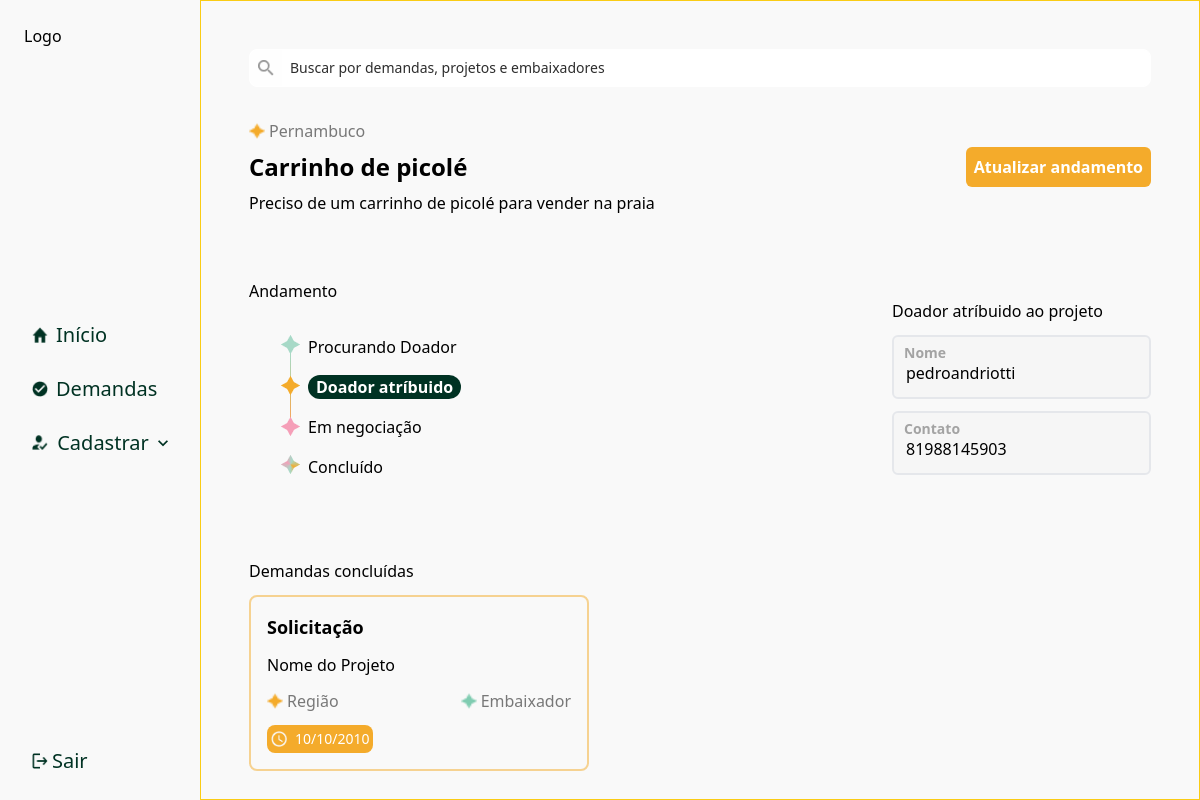
/project/1/, run on the app's committed database.
### fullapp/models.py (models this page shows)
class Demand(models.Model):
    user = models.ForeignKey(User, on_delete=models.CASCADE, null=True, blank=True)
    title = models.CharField(max_length=255, null=True, blank=True)
    description = models.CharField(max_length=255, null=True, blank=True)
    status = models.CharField(choices=get_choices(StatusEnum), default=StatusEnum.IN_ANALISYS, max_length=255, null=True, blank=True)
    region = models.CharField(choices=get_choices(RegionEnum), default=RegionEnum.PERNAMBUCO, max_length=255, null=True, blank=True)
    user = models.ForeignKey(User, on_delete=models.CASCADE, null=True, blank=True)
    created_at = models.DateTimeField(auto_now_add=True)
    def __str__(self):
        return self.title

class User(AbstractUser):
    ADMIN = 1
    AMBASSADOR = 2
    USER = 3
    ROLE_CHOICES = (
        (ADMIN, 'Admin'),
        (AMBASSADOR, 'Ambassador'),
        (USER, 'User'),
    )
    role = models.PositiveSmallIntegerField(choices=ROLE_CHOICES, default=USER)
    name = models.CharField(max_length=255, null=True, blank=True)
    phone = models.CharField(max_length=255, null=True, blank=True)
    email = models.CharField(max_length=255, null=True, blank=True)
    password = models.CharField(max_length=255, null=True, blank=True)
    project = models.CharField(max_length=50, null=True, blank=True)
    objective = models.CharField(max_length=255, null=True, blank=True)
    region = models.CharField(choices=get_choices(RegionEnum), default=RegionEnum.PERNAMBUCO, max_length=255, null=True, blank=True)
    def __str__(self):
        return self.username

### fullapp/views.py (the view)
# urls.py: path('project/<int:id>/', project_details, name='project_detail'),
def project_details(request, id):
    demand = Demand.objects.get(id=id)
    demands = Demand.objects.filter(user=demand.user)
    print(demands)
    if demand.status == 'Buscando Doadores':
        form = UpdateDemandForm()
        if request.method == 'POST':
            form = UpdateDemandForm(request.POST, instance=demand)
            if form.is_valid():
                user = User.objects.get(username=form.cleaned_data['user'])
                demand = form.save(commit=False)
                demand.user = user
                demand.status = StatusEnum.DONORS_FOUND
                demand.save()
                return redirect('demands')
        else:
            form = UpdateDemandForm()
        ambassadors = User.objects.filter(role=2)
        return render(request, 'management/project/step-1.html', {
           'form': form,
           'demand': demand,
           'ambassadors': ambassadors
        })
    elif demand.status == 'Doador Atribuido':
        return render(request, 'management/project/step-2.html', {
           'demand': demand,
        })
    else:
        return render(request, 'management/project/step-3.html', {
            'demand': demand
        })

### fullapp/templates/management/project/step-2.html (shortened to what this page needs)
{% extends 'management/base.html' %}
{% load static %}
{% block content %}
<form method="post" class="flex flex-col mt-8 gap-16">
  <header class="flex justify-between items-center">
    <div class="flex flex-col gap-2">
      <div class="flex items-center gap-1">
        <img id="icon" src="{% static 'img/star-yellow.png' %}" class="w-4 h-4" alt="Ícone de relógio" />
        <span class="text-[#787878]">
          {{demand.region}}
        </span>
      </div>
      <h1 class="font-bold text-2xl">{{ demand.title }}</h1>
      <p>{{demand.description}}</p>
    </div>
    <button type="submit" id="change-status-button" class="p-2 bg-[#F4AB2B] rounded-md text-white font-bold">
      Atualizar andamento
    </button>
  </header>
  <div class="flex justify-between items-center">
    <div class="flex flex-col gap-4">
      <span>Andamento</span>
      <div class="py-4 px-8 flex gap-2">
        <div class="h-full">
          <img src="{% static 'img/star_lines.png' %}" />
        </div>
        <div class="flex flex-col gap-4">
          <span>Procurando Doador</span>
          <strong class="px-2 bg-[#003223] rounded-full text-white">Doador atríbuido</strong>
          <span>Em negociação</span>
          <span>Concluído</span>
        </div>
      </div>
    </div>
    <div class="flex flex-col gap-3">
      <div class="flex flex-col gap-3">
        <span>Doador atríbuido ao projeto</span>
        <div class="relative w-full">
          <label for="user" class="absolute top-2 font-bold left-3 text-[#A3A3A3] text-sm">Nome</label>
          <input name="user" class="border-2 w-full h-16 rounded-md px-3 py-2 pt-5 box-border focus:outline-none focus:border-[#A4A4A4]" disabled value="{{ demand.user }}" type="text">
        </div>
        <div class="relative w-full">
          <label for="phone" class="absolute top-2 font-bold left-3 text-[#A3A3A3] text-sm">Contato</label>
          <input name="phone" class="border-2 w-full h-16 rounded-md px-3 py-2 pt-5 box-border focus:outline-none focus:border-[#A4A4A4]" disabled value="{{ demand.user.phone }}" type="text">
        </div>
      </div>
    </div>
  </div>
  <div class="flex flex-col gap-3">
    <span>Demandas concluídas</span>
    <div class="flex overflow-hidden gap-3">
      <div class="border-[2px] border-[#F4AB2B]/50 flex flex-col gap-3 p-4 relative rounded-lg w-[340px]">
        <strong class="text-lg">Solicitação</strong>
        <span>Nome do Projeto</span>
        <div class="flex justify-between">
          <div class="flex items-center gap-1">
            <img id="icon" src="{% static 'img/star-yellow.png' %}" class="w-4 h-4" alt="Ícone de relógio" />
            <span class="text-[#787878]">
              Região
            </span>
          </div>
          <div class="flex items-center gap-1">
            <img id="icon" src="{% static 'img/star-green.png' %}" class="w-4 h-4" alt="Ícone de relógio" />
            <span class="text-[#787878]">
              Embaixador
            </span>
          </div>
        </div>
        <div class="w-fit flex items-center gap-2 p-1 rounded-lg bg-[#F4AB2B]">
          <img id="icon" src="{% static 'img/clock.png' %}" class="w-4 h-4" alt="Ícone de relógio" />
          <span class="text-white text-sm">10/10/2010</span>
        </div>
      </div>
    </div>
  </div>
</form>
{% endblock %}

### data on the page
Demand: region "Pernambuco", title "Carrinho de picolé", description "Preciso de um carrinho de picolé para vender na praia", user "pedroandriotti", phone "81988145903"
